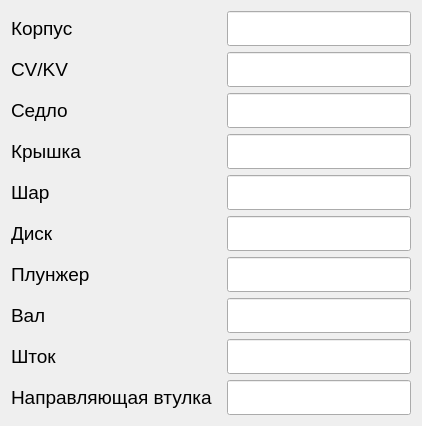
     <widget class="QWidget" name="tab_materials">
      <property name="layoutDirection">
       <enum>Qt::LayoutDirection::LeftToRight</enum>
      </property>
      <attribute name="title">
       <string>Материалы деталей</string>
      </attribute>
      <layout class="QFormLayout" name="formLayout_2">
       <property name="horizontalSpacing">
        <number>15</number>
       </property>
       <item row="0" column="0">
        <widget class="QLabel" name="label_materialCorpus">
         <property name="sizePolicy">
          <sizepolicy hsizetype="Expanding" vsizetype="Preferred">
           <horstretch>0</horstretch>
           <verstretch>0</verstretch>
          </sizepolicy>
         </property>
         <property name="font">
          <font>
           <family>Segoe UI</family>
           <pointsize>14</pointsize>
          </font>
         </property>
         <property name="text">
          <string>Корпус</string>
         </property>
        </widget>
       </item>
       <item row="0" column="1">
        <widget class="QLineEdit" name="lineEdit_materialCorpus">
         <property name="font">
          <font>
           <family>Segoe UI</family>
           <pointsize>14</pointsize>
          </font>
         </property>
         <property name="styleSheet">
          <string notr="true">padding: 4px;</string>
         </property>
        </widget>
       </item>
       <item row="1" column="0">
        <widget class="QLabel" name="label_CV">
         <property name="sizePolicy">
          <sizepolicy hsizetype="Expanding" vsizetype="Preferred">
           <horstretch>0</horstretch>
           <verstretch>0</verstretch>
          </sizepolicy>
         </property>
         <property name="font">
          <font>
           <family>Segoe UI</family>
           <pointsize>14</pointsize>
          </font>
         </property>
         <property name="text">
          <string>CV/KV</string>
         </property>
        </widget>
       </item>
       <item row="1" column="1">
        <widget class="QLineEdit" name="lineEdit_CV">
         <property name="font">
          <font>
           <family>Segoe UI</family>
           <pointsize>14</pointsize>
          </font>
         </property>
         <property name="styleSheet">
          <string notr="true">padding: 4px;</string>
         </property>
        </widget>
       </item>
       <item row="2" column="0">
        <widget class="QLabel" name="label_materialSaddle">
         <property name="sizePolicy">
          <sizepolicy hsizetype="Expanding" vsizetype="Preferred">
           <horstretch>0</horstretch>
           <verstretch>0</verstretch>
          </sizepolicy>
         </property>
         <property name="font">
          <font>
           <family>Segoe UI</family>
           <pointsize>14</pointsize>
          </font>
         </property>
         <property name="text">
          <string>Седло</string>
         </property>
        </widget>
       </item>
       <item row="2" column="1">
        <widget class="QLineEdit" name="lineEdit_materialSaddle">
         <property name="font">
          <font>
           <family>Segoe UI</family>
           <pointsize>14</pointsize>
          </font>
         </property>
         <property name="styleSheet">
          <string notr="true">padding: 4px;</string>
         </property>
        </widget>
       </item>
       <item row="3" column="0">
        <widget class="QLabel" name="label_materialCap">
         <property name="sizePolicy">
          <sizepolicy hsizetype="Expanding" vsizetype="Preferred">
           <horstretch>0</horstretch>
           <verstretch>0</verstretch>
          </sizepolicy>
         </property>
         <property name="font">
          <font>
           <family>Segoe UI</family>
           <pointsize>14</pointsize>
          </font>
         </property>
         <property name="text">
          <string>Крышка</string>
         </property>
        </widget>
       </item>
       <item row="3" column="1">
        <widget class="QLineEdit" name="lineEdit_materialCap">
         <property name="font">
          <font>
           <family>Segoe UI</family>
           <pointsize>14</pointsize>
          </font>
         </property>
         <property name="styleSheet">
          <string notr="true">padding: 4px;</string>
         </property>
        </widget>
       </item>
       <item row="4" column="0">
        <widget class="QLabel" name="label_materialBall">
         <property name="sizePolicy">
          <sizepolicy hsizetype="Expanding" vsizetype="Preferred">
           <horstretch>0</horstretch>
           <verstretch>0</verstretch>
          </sizepolicy>
         </property>
         <property name="font">
          <font>
           <family>Segoe UI</family>
           <pointsize>14</pointsize>
          </font>
         </property>
         <property name="text">
          <string>Шар</string>
         </property>
        </widget>
       </item>
       <item row="4" column="1">
        <widget class="QLineEdit" name="lineEdit_materialBall">
         <property name="font">
          <font>
           <family>Segoe UI</family>
           <pointsize>14</pointsize>
          </font>
         </property>
         <property name="styleSheet">
          <string notr="true">padding: 4px;</string>
         </property>
        </widget>
       </item>
       <item row="5" column="0">
        <widget class="QLabel" name="label_materialDisk">
         <property name="sizePolicy">
          <sizepolicy hsizetype="Expanding" vsizetype="Preferred">
           <horstretch>0</horstretch>
           <verstretch>0</verstretch>
          </sizepolicy>
         </property>
         <property name="font">
          <font>
           <family>Segoe UI</family>
           <pointsize>14</pointsize>
          </font>
         </property>
         <property name="text">
          <string>Диск</string>
         </property>
        </widget>
       </item>
       <item row="5" column="1">
        <widget class="QLineEdit" name="lineEdit_materialDisk">
         <property name="font">
          <font>
           <family>Segoe UI</family>
           <pointsize>14</pointsize>
          </font>
         </property>
         <property name="styleSheet">
          <string notr="true">padding: 4px;</string>
         </property>
        </widget>
       </item>
       <item row="6" column="0">
        <widget class="QLabel" name="label_materialPlunger">
         <property name="sizePolicy">
          <sizepolicy hsizetype="Expanding" vsizetype="Preferred">
           <horstretch>0</horstretch>
           <verstretch>0</verstretch>
          </sizepolicy>
         </property>
         <property name="font">
          <font>
           <family>Segoe UI</family>
           <pointsize>14</pointsize>
          </font>
         </property>
         <property name="text">
          <string>Плунжер</string>
         </property>
        </widget>
       </item>
       <item row="6" column="1">
        <widget class="QLineEdit" name="lineEdit_materialPlunger">
         <property name="font">
          <font>
           <family>Segoe UI</family>
           <pointsize>14</pointsize>
          </font>
         </property>
         <property name="styleSheet">
          <string notr="true">padding: 4px;</string>
         </property>
        </widget>
       </item>
       <item row="7" column="0">
        <widget class="QLabel" name="label_materialShaft">
         <property name="sizePolicy">
          <sizepolicy hsizetype="Expanding" vsizetype="Preferred">
           <horstretch>0</horstretch>
           <verstretch>0</verstretch>
          </sizepolicy>
         </property>
         <property name="font">
          <font>
           <family>Segoe UI</family>
           <pointsize>14</pointsize>
          </font>
         </property>
         <property name="text">
          <string>Вал</string>
         </property>
        </widget>
       </item>
       <item row="7" column="1">
        <widget class="QLineEdit" name="lineEdit_materialShaft">
         <property name="font">
          <font>
           <family>Segoe UI</family>
           <pointsize>14</pointsize>
          </font>
         </property>
         <property name="styleSheet">
          <string notr="true">padding: 4px;</string>
         </property>
        </widget>
       </item>
       <item row="8" column="0">
        <widget class="QLabel" name="label_materialStock">
         <property name="sizePolicy">
          <sizepolicy hsizetype="Expanding" vsizetype="Preferred">
           <horstretch>0</horstretch>
           <verstretch>0</verstretch>
          </sizepolicy>
         </property>
         <property name="font">
          <font>
           <family>Segoe UI</family>
           <pointsize>14</pointsize>
          </font>
         </property>
         <property name="text">
          <string>Шток</string>
         </property>
        </widget>
       </item>
       <item row="8" column="1">
        <widget class="QLineEdit" name="lineEdit_materialStock">
         <property name="font">
          <font>
           <family>Segoe UI</family>
           <pointsize>14</pointsize>
          </font>
         </property>
         <property name="styleSheet">
          <string notr="true">padding: 4px;</string>
         </property>
        </widget>
       </item>
       <item row="9" column="0">
        <widget class="QLabel" name="label_materialGuideSleeve">
         <property name="sizePolicy">
          <sizepolicy hsizetype="Expanding" vsizetype="Preferred">
           <horstretch>0</horstretch>
           <verstretch>0</verstretch>
          </sizepolicy>
         </property>
         <property name="font">
          <font>
           <family>Segoe UI</family>
           <pointsize>14</pointsize>
          </font>
         </property>
         <property name="text">
          <string>Направляющая втулка</string>
         </property>
        </widget>
       </item>
       <item row="9" column="1">
        <widget class="QLineEdit" name="lineEdit_materialGuideSleeve">
         <property name="font">
          <font>
           <family>Segoe UI</family>
           <pointsize>14</pointsize>
          </font>
         </property>
         <property name="styleSheet">
          <string notr="true">padding: 4px;</string>
         </property>
        </widget>
       </item>
      </layout>
     </widget>
